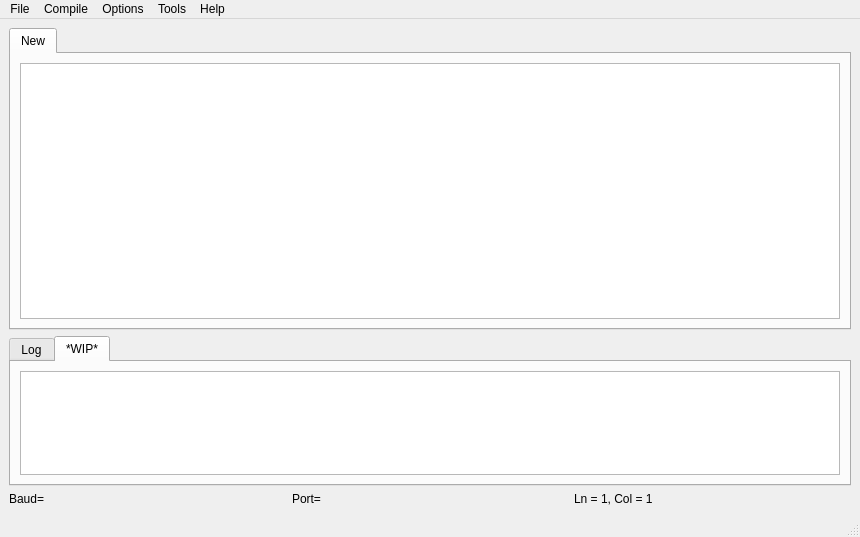
<?xml version="1.0" encoding="UTF-8"?>
<ui version="4.0">
 <class>MainWindow</class>
 <widget class="QMainWindow" name="MainWindow">
  <property name="geometry">
   <rect>
    <x>0</x>
    <y>0</y>
    <width>860</width>
    <height>537</height>
   </rect>
  </property>
  <property name="windowTitle">
   <string>MainWindow</string>
  </property>
  <widget class="QWidget" name="centralwidget">
   <layout class="QVBoxLayout" name="verticalLayout_3">
    <item>
     <widget class="QTabWidget" name="editor_tab">
      <property name="currentIndex">
       <number>0</number>
      </property>
      <widget class="QWidget" name="start">
       <attribute name="title">
        <string>New</string>
       </attribute>
       <layout class="QHBoxLayout" name="horizontalLayout">
        <item>
         <widget class="QPlainTextEdit" name="editor">
          <property name="sizePolicy">
           <sizepolicy hsizetype="Expanding" vsizetype="Expanding">
            <horstretch>0</horstretch>
            <verstretch>0</verstretch>
           </sizepolicy>
          </property>
          <property name="font">
           <font>
            <family>Consolas</family>
           </font>
          </property>
         </widget>
        </item>
       </layout>
      </widget>
     </widget>
    </item>
    <item>
     <widget class="QTabWidget" name="output_tab">
      <property name="sizePolicy">
       <sizepolicy hsizetype="Preferred" vsizetype="Maximum">
        <horstretch>0</horstretch>
        <verstretch>0</verstretch>
       </sizepolicy>
      </property>
      <property name="minimumSize">
       <size>
        <width>0</width>
        <height>101</height>
       </size>
      </property>
      <property name="maximumSize">
       <size>
        <width>16777215</width>
        <height>150</height>
       </size>
      </property>
      <property name="currentIndex">
       <number>1</number>
      </property>
      <widget class="QWidget" name="buildLogTab">
       <property name="sizePolicy">
        <sizepolicy hsizetype="Minimum" vsizetype="Minimum">
         <horstretch>0</horstretch>
         <verstretch>0</verstretch>
        </sizepolicy>
       </property>
       <attribute name="title">
        <string>Log</string>
       </attribute>
       <layout class="QVBoxLayout" name="verticalLayout">
        <item>
         <widget class="QTextBrowser" name="buildLog">
          <property name="sizePolicy">
           <sizepolicy hsizetype="Minimum" vsizetype="Minimum">
            <horstretch>0</horstretch>
            <verstretch>0</verstretch>
           </sizepolicy>
          </property>
         </widget>
        </item>
       </layout>
      </widget>
      <widget class="QWidget" name="WIP">
       <attribute name="title">
        <string>*WIP*</string>
       </attribute>
       <layout class="QVBoxLayout" name="verticalLayout_2">
        <item>
         <widget class="QTextBrowser" name="textBrowser_2">
          <property name="sizePolicy">
           <sizepolicy hsizetype="Minimum" vsizetype="Minimum">
            <horstretch>0</horstretch>
            <verstretch>0</verstretch>
           </sizepolicy>
          </property>
         </widget>
        </item>
       </layout>
      </widget>
     </widget>
    </item>
    <item>
     <layout class="QHBoxLayout" name="horizontalLayout_3">
      <item>
       <widget class="QLabel" name="labelBaud">
        <property name="text">
         <string>Baud=</string>
        </property>
       </widget>
      </item>
      <item>
       <widget class="QLabel" name="labelPort">
        <property name="text">
         <string>Port=</string>
        </property>
       </widget>
      </item>
      <item>
       <widget class="QLabel" name="labelCursorPos">
        <property name="text">
         <string>Ln = 1, Col = 1</string>
        </property>
       </widget>
      </item>
     </layout>
    </item>
   </layout>
  </widget>
  <widget class="QMenuBar" name="menubar">
   <property name="geometry">
    <rect>
     <x>0</x>
     <y>0</y>
     <width>860</width>
     <height>26</height>
    </rect>
   </property>
   <widget class="QMenu" name="menuFile">
    <property name="title">
     <string>File</string>
    </property>
    <addaction name="actionNew"/>
    <addaction name="actionOpen"/>
    <addaction name="actionSave"/>
    <addaction name="actionSave_as"/>
    <addaction name="separator"/>
    <addaction name="actionExit"/>
   </widget>
   <widget class="QMenu" name="menuCompile">
    <property name="title">
     <string>Compile</string>
    </property>
    <addaction name="actionBuild"/>
    <addaction name="actionBuild_as"/>
    <addaction name="actionBuild_and_upload"/>
    <addaction name="actionUpload"/>
   </widget>
   <widget class="QMenu" name="menuHelp">
    <property name="title">
     <string>Help</string>
    </property>
   </widget>
   <widget class="QMenu" name="menuOptions">
    <property name="title">
     <string>Options</string>
    </property>
   </widget>
   <widget class="QMenu" name="menuTools">
    <property name="title">
     <string>Tools</string>
    </property>
    <addaction name="actionGenerate_preset"/>
    <addaction name="actionAdd_image"/>
    <addaction name="actionSet_icon"/>
    <addaction name="actionAdd_WAV"/>
   </widget>
   <addaction name="menuFile"/>
   <addaction name="menuCompile"/>
   <addaction name="menuOptions"/>
   <addaction name="menuTools"/>
   <addaction name="menuHelp"/>
  </widget>
  <widget class="QStatusBar" name="statusbar"/>
  <action name="actionBuild">
   <property name="text">
    <string>Build</string>
   </property>
   <property name="shortcut">
    <string>Ctrl+B</string>
   </property>
  </action>
  <action name="actionBuild_and_upload">
   <property name="text">
    <string>Build and upload</string>
   </property>
  </action>
  <action name="actionSave">
   <property name="text">
    <string>Save</string>
   </property>
   <property name="shortcut">
    <string>Ctrl+S</string>
   </property>
  </action>
  <action name="actionSave_as">
   <property name="text">
    <string>Save as ...</string>
   </property>
   <property name="shortcut">
    <string>Ctrl+Alt+S</string>
   </property>
  </action>
  <action name="actionExit">
   <property name="text">
    <string>Exit</string>
   </property>
  </action>
  <action name="actionOpen">
   <property name="text">
    <string>Open ...</string>
   </property>
   <property name="shortcut">
    <string>Ctrl+O</string>
   </property>
  </action>
  <action name="actionGenerate_preset">
   <property name="text">
    <string>Generate preset</string>
   </property>
  </action>
  <action name="actionAdd_image">
   <property name="text">
    <string>Add image</string>
   </property>
  </action>
  <action name="actionSet_icon">
   <property name="text">
    <string>Set icon</string>
   </property>
  </action>
  <action name="actionAdd_WAV">
   <property name="text">
    <string>Add WAV</string>
   </property>
  </action>
  <action name="actionNew">
   <property name="text">
    <string>New</string>
   </property>
   <property name="shortcut">
    <string>Ctrl+N</string>
   </property>
  </action>
  <action name="actionBuild_as">
   <property name="text">
    <string>Build as ...</string>
   </property>
  </action>
  <action name="actionUpload">
   <property name="text">
    <string>Upload ...</string>
   </property>
  </action>
  <action name="actionHuh">
   <property name="text">
    <string>Huh</string>
   </property>
  </action>
  <action name="actionFoo">
   <property name="text">
    <string>Foo</string>
   </property>
  </action>
  <action name="actionh">
   <property name="text">
    <string>h</string>
   </property>
  </action>
 </widget>
 <resources/>
 <connections>
  <connection>
   <sender>actionExit</sender>
   <signal>triggered()</signal>
   <receiver>MainWindow</receiver>
   <slot>close()</slot>
   <hints>
    <hint type="sourcelabel">
     <x>-1</x>
     <y>-1</y>
    </hint>
    <hint type="destinationlabel">
     <x>429</x>
     <y>268</y>
    </hint>
   </hints>
  </connection>
 </connections>
</ui>
